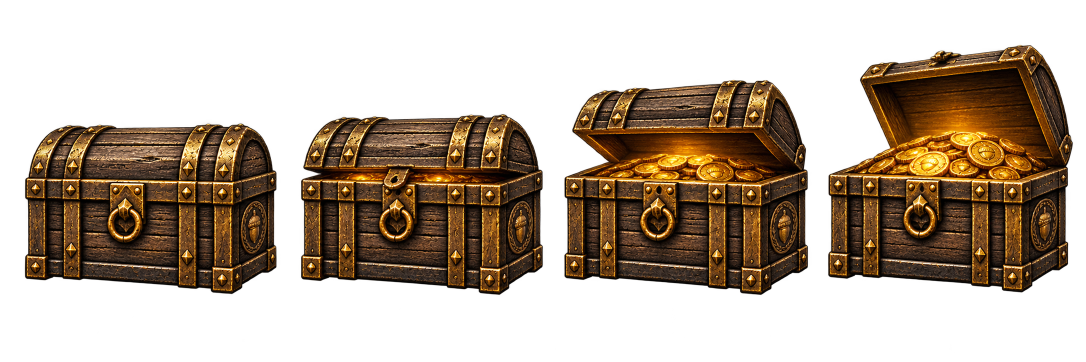
#> input picture art/ui/home_reward_coin_chest_source_v01.png, 2172 x 724 px, given in place of home_reward_coin_chest_source_v02.png, which was not available (shown at 1/2 size)
$ python prepare_home_reward_chests_smooth.py
#> lines starting #> are read from the running program, lines starting #| are printed output that depends on the picture; after the words box and inside, x2 and y2 are one past the last pixel; in counts of white or black regions, pixels touching at a corner belong together; pictures that were not available may be replaced by others from this repository, and a replacement may not be noted
"""Build stationary, densely sampled reward chest animations from the painted poses."""

from pathlib import Path

import numpy as np
from PIL import Image


ROOT = Path(__file__).resolve().parents[1]
UI = ROOT / "art" / "ui"
CELL_WIDTH = 280
CELL_HEIGHT = 340
BASELINE = 325
INBETWEENS_PER_PAIR = 3

# The generated paintings have uneven gutters. These cuts keep neighboring
# chests out of each pose before each body is registered to a common anchor.
CHESTS = (
    ("coin", "v02", "v03", (0, 297, 563, 829, 1092, 1355, 1619, 1881, 2172)),
    ("wood", "v03", "v04", (0, 286, 554, 821, 1087, 1353, 1621, 1889, 2172)),
    ("xp", "v02", "v03", (0, 279, 550, 819, 1088, 1357, 1627, 1900, 2172)),
)


def painted_poses(name: str, source_version: str, cuts: tuple[int, ...]) -> list[np.ndarray]:
#> called with name = 'coin', source_version = 'v02'
    image = Image.open(UI / f"home_reward_{name}_chest_source_{source_version}.png").convert("RGBA")
#> image is the input picture: PIL image 2172x724 RGBA; mean R, G, B, A 40.5, 26.2, 11.8, 108.4
    pixels = np.asarray(image)
    poses: list[np.ndarray] = []
    for index in range(8):
        left, right = cuts[index : index + 2]
        segment = pixels[:, left:right]
        opaque = segment[:, :, 3] > 20
        body_y, body_x = np.where(opaque[390:640])
        all_y, _ = np.where(opaque)
        if len(body_x) == 0 or len(all_y) == 0:
            raise ValueError(f"Empty pose: {name} {index}")
        body_center = (body_x.min() + body_x.max()) / 2
        body_bottom = int(all_y.max())
        canvas = Image.new("RGBA", (CELL_WIDTH, CELL_HEIGHT))
        canvas.alpha_composite(
            Image.fromarray(segment),
            (round(CELL_WIDTH / 2 - body_center), BASELINE - body_bottom),
        )
        poses.append(np.asarray(canvas).copy())
#> this loop made 8 passes
#> (body_center, body_bottom) on passes 1 to 8: (172.5, 567), (128, 588), (152, 566), (128, 589), (149, 566), (130, 589), (149, 562), (127.5, 584)
#> pass 1, in painted_poses, `opaque = segment[:, :, 3] > 20`:
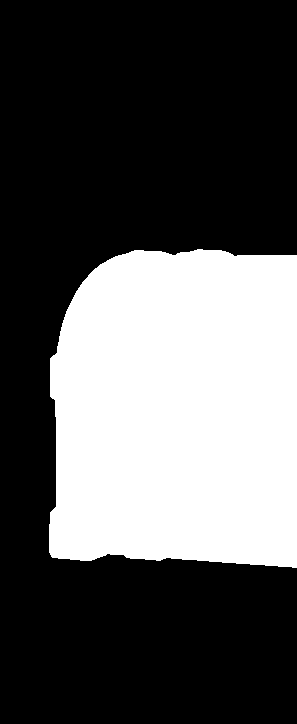
#> opaque: shape (724, 297) bool; 33.9% white; 1 white region, box (x1, y1, x2, y2) and area: (49, 249, 297, 568) 72912
#> after the loop:
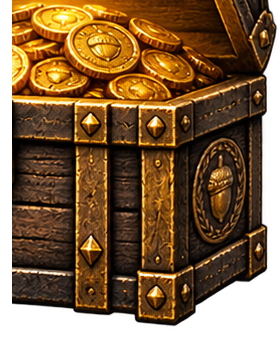
#> canvas: PIL image 280x340 RGBA; mean R, G, B, A 82.5, 52, 18.4, 206.8; transparent parts drawn white
#> after the loop:
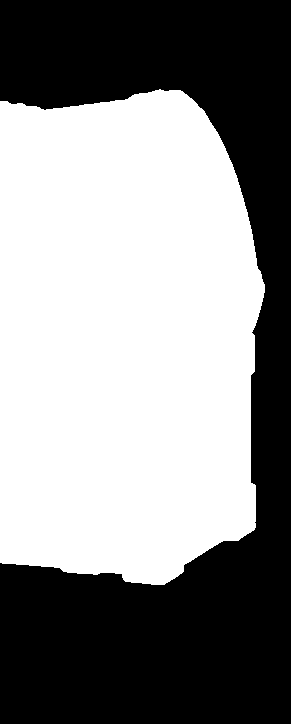
#> opaque: shape (724, 291) bool; 54.8% white; 1 black region, box (x1, y1, x2, y2) and area: (0, 0, 291, 724) 95247
#> after the loop:
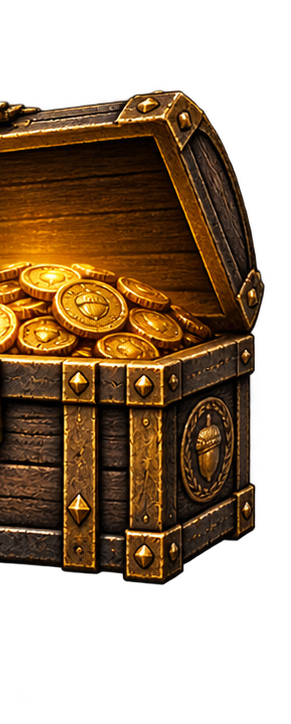
#> segment: shape (724, 291, 4); mean R, G, B, A 52.8, 32.2, 10.6, 137.6; transparent parts drawn white
#> after the loop, poses = 8 items
    return poses


def premultiplied(pixels: np.ndarray) -> np.ndarray:
    result = pixels.astype(np.float32) / 255.0
    result[:, :, :3] *= result[:, :, 3:4]
    return result


def to_rgba(pixels: np.ndarray) -> Image.Image:
    alpha = pixels[:, :, 3:4]
    straight = np.concatenate(
        (np.divide(pixels[:, :, :3], alpha, out=np.zeros_like(pixels[:, :, :3]), where=alpha > 0.001), alpha),
        axis=2,
    )
    return Image.fromarray(np.uint8(np.clip(straight * 255.0 + 0.5, 0, 255)), "RGBA")


def build(name: str, source_version: str, output_version: str, cuts: tuple[int, ...]) -> None:
    poses = [premultiplied(pose) for pose in painted_poses(name, source_version, cuts)]
#> in premultiplied (call 7), `result = pixels.astype(np.float32) / 255.0`:
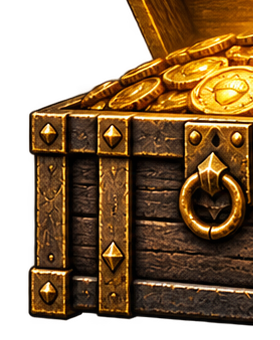
#> result: shape (340, 280, 4) float32; mean of channels 0, 1, 2, 3 0.265, 0.171, 0.0639, 0.633; transparent parts drawn white
#> poses = 8 items
    # Keep the entire lower body identical. The blend band hides the seam at
    # the upper edge while the lid and contents remain free to animate.
    body_weight = np.clip((np.arange(CELL_HEIGHT, dtype=np.float32) - 243.0) / 24.0, 0.0, 1.0)
#> body_weight = 340 values from 0 to 1
    body_weight = (body_weight * body_weight * (3.0 - 2.0 * body_weight))[:, None, None]
    stable_body = poses[0]
    poses = [pose * (1.0 - body_weight) + stable_body * body_weight for pose in poses]

    frame_count = (len(poses) - 1) * (INBETWEENS_PER_PAIR + 1) + 1
#> frame_count = 29
    atlas = Image.new("RGBA", (CELL_WIDTH * frame_count, CELL_HEIGHT))
#> atlas: PIL image 8120x340 RGBA; every value is 0
    for frame in range(frame_count):
        position = frame / (INBETWEENS_PER_PAIR + 1)
        first = min(int(position), len(poses) - 1)
        second = min(first + 1, len(poses) - 1)
        fraction = position - first
        blended = poses[first] * (1.0 - fraction) + poses[second] * fraction
        atlas.paste(to_rgba(blended), (frame * CELL_WIDTH, 0))
#> this loop made 29 passes
#> (first, second, fraction) on passes 1 to 12: (0, 1, 0), (0, 1, 0.25), (0, 1, 0.5), (0, 1, 0.75), (1, 2, 0), (1, 2, 0.25), (1, 2, 0.5), (1, 2, 0.75), (2, 3, 0), (2, 3, 0.25), (2, 3, 0.5), (2, 3, 0.75)
#> pass 1, in to_rgba, `alpha = pixels[:, :, 3:4]`:
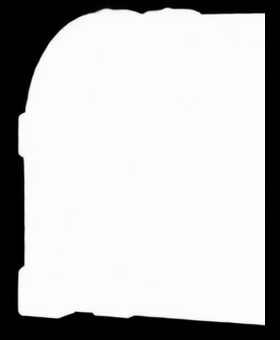
#> alpha: shape (340, 280, 1) float32; min 0, max 1, mean 0.754
#> after the loop:
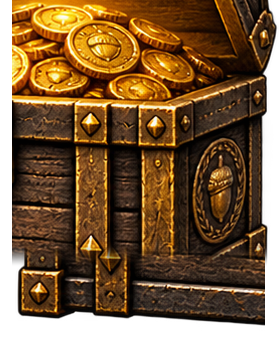
#> blended: shape (340, 280, 4) float32; mean R, G, B, A 0.325, 0.207, 0.077, 0.836; transparent parts drawn white

    output = UI / f"home_reward_{name}_chest_frames_{output_version}.png"
    atlas.save(output, optimize=True)
    print(f"{output.name}: {frame_count} frames, {atlas.width} x {atlas.height}")
#| home_reward_coin_chest_frames_v03.png: 29 frames, 8120 x 340


if __name__ == "__main__":
    for chest in CHESTS:
        build(*chest)
#> pass 2 of the loop `for chest in CHESTS:`:
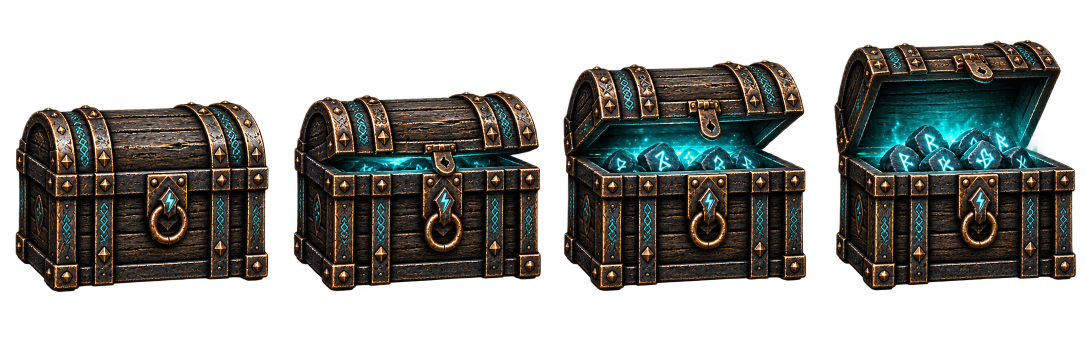
#> input picture art/ui/home_reward_xp_chest_source_v01.png, 2172 x 724 px, given in place of home_reward_wood_chest_source_v03.png, which was not available (shown at 1/2 size)
#> in painted_poses, image is the input picture: PIL image 2172x724 RGBA; mean R, G, B, A 26, 26.3, 22.6, 119.7
#> the loop in painted_poses (call 2), `for index in range(8):` made 8 passes
#> (body_center, body_bottom) on passes 1 to 8: (158, 584), (125, 563), (150, 582), (130, 563), (153, 581), (129.5, 563), (159, 580), (131.5, 562)
#> pass 1, in painted_poses (call 2), `opaque = segment[:, :, 3] > 20`:
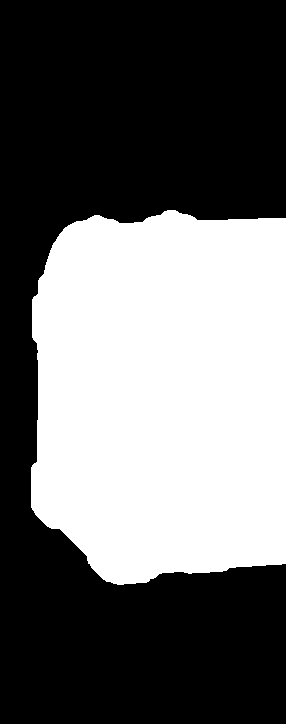
#> opaque: shape (724, 286) bool; 41.5% white; 1 white region, box (x1, y1, x2, y2) and area: (31, 210, 286, 585) 85936
#> in premultiplied (call 13), `result = pixels.astype(np.float32) / 255.0`:
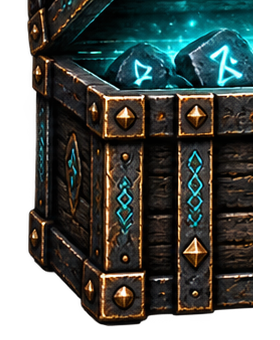
#> result: shape (340, 280, 4) float32; mean of channels 0, 1, 2, 3 0.121, 0.144, 0.13, 0.706; transparent parts drawn white
#> the loop in build (call 2), `for frame in range(frame_count):` made 29 passes
#| home_reward_wood_chest_frames_v04.png: 29 frames, 8120 x 340
